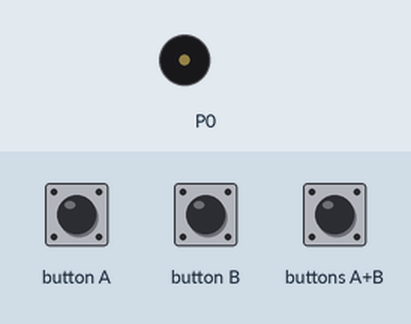
Recording of a program running on a simulated BBC micro:bit (MakeCode). Parts: buzzer (waves = sounding). Inputs (shaded band) come from the test bench.

Above: at 1.2 s.
1.3 s: button A pressed for 0.15 s
At 1.8 s:
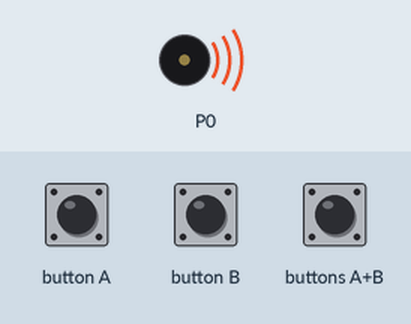
Timing chart, 0 to 4.3 s (numbered marks = the images above; inputs shaded):
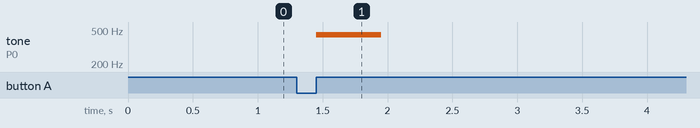

The program:

main.ts
```typescript
input.onButtonPressed(Button.A, function () {
    music.playTone(440, music.beat(BeatFraction.Whole))
})
input.onGesture(Gesture.Shake, function () {
    music.playTone(262, music.beat(BeatFraction.Whole))
})
input.onButtonPressed(Button.B, function () {
    music.playTone(392, music.beat(BeatFraction.Whole))
})
input.onButtonPressed(Button.AB, function () {
    music.playTone(349, music.beat(BeatFraction.Whole))
})
```

test.ts
```typescript
// tests go here; this will not be compiled when this package is used as a library
```

Measured:
- after the input at 1.3 s, tone on P0: silent → 440 Hz after 0.15 s, → silent 0.50 s later
